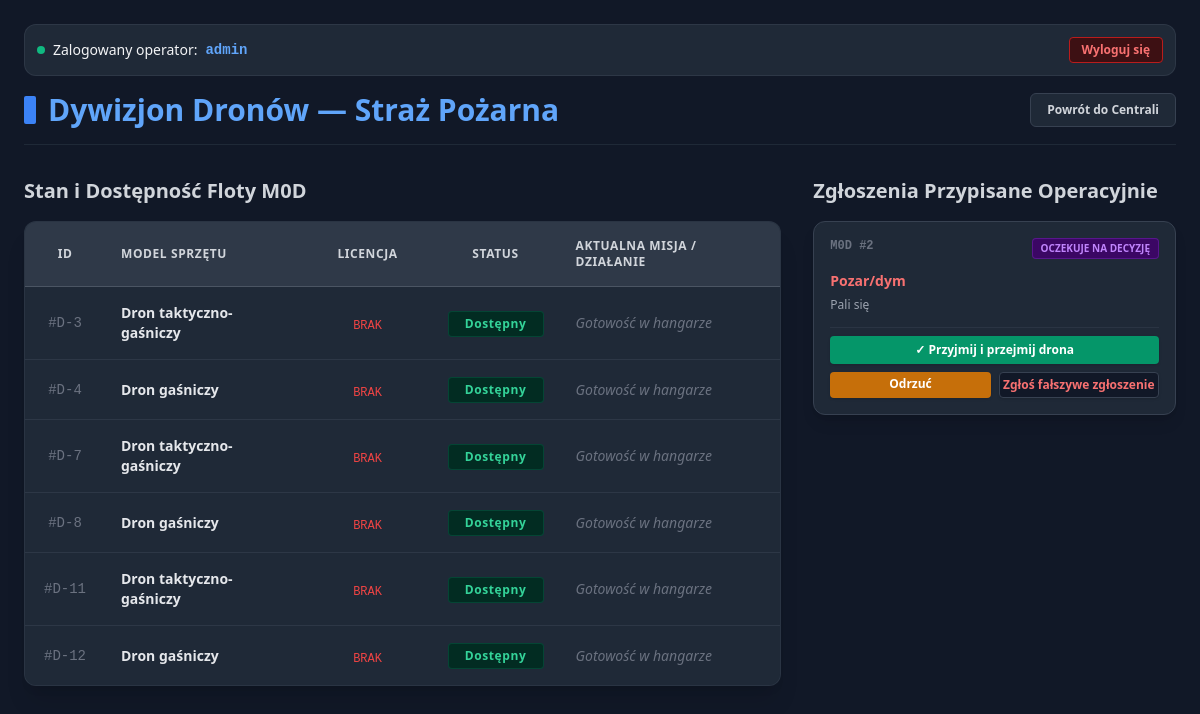
/sluzba/Straz_Pozarna (signed in), run on the app's committed database.
### models.py (models this page shows, shortened)
class User(db.Model):
    __tablename__ = 'users'
    id = db.Column(db.Integer, primary_key=True)
    username = db.Column(db.String(50), nullable=False, unique=True)
    password_hash = db.Column(db.String(128), nullable=False)
    role = db.Column(db.String(20), default='Operator', nullable=False)  # Administrator / Operator
    active = db.Column(db.Boolean, default=True, nullable=False)          # Status aktywności operatora
    permitted_categories = db.relationship('Drone_category', secondary=user_drone_permissions, backref=db.backref('permitted_operators', lazy='dynamic'))
    assignments = db.relationship('IncidentAssignment', backref='operator', lazy=True)

class Department(db.Model):
    __tablename__ = 'departments'
    id = db.Column(db.Integer, primary_key=True)
    name = db.Column(db.String(100), nullable=False, unique=True)
    categories = db.relationship('Drone_category', backref='department', lazy=True)
    assignments = db.relationship('IncidentAssignment', backref='department', lazy=True)

class Drone_category(db.Model):
    __tablename__ = 'drone_categories'
    id = db.Column(db.Integer, primary_key=True)
    model = db.Column(db.String(50), nullable=False, unique=True)
    department_id = db.Column(db.Integer, db.ForeignKey('departments.id'), nullable=False)
    description = db.Column(db.Text, nullable=True)
    instances = db.relationship('Drone', backref='category', lazy=True)

class Drone(db.Model):
    __tablename__ = 'drones'
    id = db.Column(db.Integer, primary_key=True)
    status = db.Column(db.String(20), default='Dostępny', nullable=False) # Dostępny / Niedostępny / Regeneracja
    category_id = db.Column(db.Integer, db.ForeignKey('drone_categories.id'), nullable=True)

class Incident(db.Model):
    __tablename__ = 'incidents'
    id = db.Column(db.Integer, primary_key=True)
    incident_type = db.Column(db.String(255), nullable=False)
    description = db.Column(db.Text, nullable=True)
    phonenumber = db.Column(db.String(20), nullable=True)
    lat = db.Column(db.Float, nullable=False)
    lng = db.Column(db.Float, nullable=False)
    created_at = db.Column(db.DateTime, default=datetime.now, nullable=False) # Kiedy przyszło zgłoszenie
    status = db.Column(db.String(40), default='Nowe', nullable=False)          # Nowe / Oczekuje na operatora / W akcji / Zamknięte / Anulowane (Troll)
    assignments = db.relationship('IncidentAssignment', backref='incident', lazy=True)

### oppanel/oppanel.py (the view)
@oppanel.route('/sluzba/<string:dept_name>')
@login_required
def panel_sluzby(dept_name):
    nazwy_mapowanie = {'Policja': 'Policja', 'Straz_Pozarna': 'Straż Pożarna', 'Pogotowie': 'Pogotowie Ratunkowe', 'Wojsko': 'Wojsko'}
    if current_user.role == 'Operator':
        username_lower = current_user.username.lower()
        wybrany_parametr = dept_name.lower().replace('_pozarna', '')
        if wybrany_parametr not in username_lower:
            return f"Brak uprawnień dostępu do panelu {dept_name} dla konta {current_user.username}! (403 Forbidden)", 403
    db_name = nazwy_mapowanie.get(dept_name)
    department = Department.query.filter_by(name=db_name).first_or_404()
    db.session.expire_all()
    uzytkownik_db = User.query.get(current_user.id)
    drony_sluzby = []
    for kategoria in department.categories:
        for dron in kategoria.instances:
            zadanie = "Gotowość w hangarze"
            inc_id = None
            aktywne_p = IncidentAssignment.query.filter_by(allocated_workers=dron.id).join(Incident).filter(Incident.status == 'W akcji').first()
            if dron.status == 'Niedostępny' and aktywne_p and aktywne_p.incident:
                zadanie = f"W locie: Zgłoszenie #{aktywne_p.incident.id}"
                inc_id = aktywne_p.incident.id
            drony_sluzby.append({
                'id': dron.id,
                'model': kategoria.model,
                'status': dron.status,
                'zadanie': zadanie,
                'incident_id': inc_id,
                'uprawniony': kategoria in uzytkownik_db.permitted_categories
            })
    akcje = Incident.query.join(IncidentAssignment).filter(
        IncidentAssignment.department_id == department.id,
        Incident.status == 'Oczekuje na decyzję'
    ).all()
    return render_template(
        'sluzba.html',
        department=department,
        drony=sorted(drony_sluzby, key=lambda x: x['id']),
        akcje=akcje,
        dept_url=dept_name
    )

### oppanel/login.py (called while the page is built)
@login_manager.user_loader
def load_user(user_id):
    user_obj = User.query.get(int(user_id))
    if user_obj and user_obj.active:
        return FlaskUser(user_obj)
    return None

### oppanel/templates/sluzba.html (shortened to what this page needs)
<!DOCTYPE html>
<html lang="pl">
<head>
    <script src="https://cdn.tailwindcss.com"></script>
</head>
<body class="bg-gray-900 text-gray-100 min-h-screen p-6 font-sans antialiased">
    <div class="max-w-7xl mx-auto">
        <div class="flex justify-between items-center mb-4 bg-gray-800 p-3 rounded-xl border border-gray-700/60 text-sm">
            <div class="flex items-center gap-2">
                <span class="w-2 h-2 rounded-full bg-emerald-500 animate-ping"></span>
                Zalogowany operator: <span class="text-blue-400 font-bold font-mono">{{ current_user.username }}</span>
            </div>
            <a href="/logout" class="bg-red-950/80 hover:bg-red-900 border border-red-700 text-red-400 text-xs font-semibold py-1 px-3 rounded transition">
                Wyloguj się
            </a>
        </div>
        <div class="flex justify-between items-center mb-8 border-b border-gray-800 pb-4">
            <h1 class="text-3xl font-extrabold text-blue-400 flex items-center gap-3">
                <span class="inline-block w-3 h-7 bg-blue-500 rounded-sm"></span>
                Dywizjon Dronów — {{ department.name }}
            </h1>
            {% if current_user.role == 'Admin' %}
            <a href="/panel" class="bg-gray-800 hover:bg-gray-700 text-gray-300 text-xs font-semibold py-2 px-4 rounded-md border border-gray-700 transition">
                Powrót do Centrali
            </a>
            {% endif %}
        </div>
        <div class="grid grid-cols-1 lg:grid-cols-3 gap-8">
            <div class="lg:col-span-2 space-y-4">
                <h2 class="text-xl font-bold text-gray-300 flex items-center gap-2 mb-2">
                    Stan i Dostępność Floty M0D
                </h2>
                <div class="bg-gray-800 rounded-xl shadow-xl border border-gray-700/50 overflow-hidden">
                    <table class="w-full text-left border-collapse">
                        <thead>
                            <tr class="bg-gray-700/70 text-gray-300 uppercase text-xs font-bold tracking-wider border-b border-gray-600">
                                <th class="p-4 w-20 text-center">ID</th>
                                <th class="p-4">Model Sprzętu</th>
                                <th class="p-4 w-32 text-center">Licencja</th>
                                <th class="p-4 w-32 text-center">Status</th>
                                <th class="p-4">Aktualna Misja / Działanie</th>
                            </tr>
                        </thead>
                        <tbody class="divide-y divide-gray-700/60 bg-gray-800/40">
                            {% for d in drony %}
                            <tr class="hover:bg-gray-750/30 transition duration-150">
                                <td class="p-4 font-mono text-center text-gray-500 text-sm">#D-{{ d.id }}</td>
                                <td class="p-4 text-sm font-semibold text-gray-200">{{ d.model }}</td>
                                <td class="p-4 text-center">
                                    {% if d.uprawniony %}
                                        <span class="text-emerald-400 text-xs font-bold font-mono">TAK</span>
                                    {% else %}
                                        <span class="text-red-500 text-xs font-mono">BRAK</span>
                                    {% endif %}
                                </td>
                                <td class="p-4 text-center">
                                    <span class="inline-block w-24 text-center px-2 py-1 rounded text-xs font-bold tracking-wider
                                        {% if d.status == 'Dostępny' %} bg-emerald-950 text-emerald-400 border border-emerald-800/50
                                        {% elif d.status == 'Regeneracja' %} bg-amber-950 text-amber-400 border border-amber-800/50 animate-pulse
                                        {% else %} bg-red-950 text-red-400 border border-red-800/50 {% endif %}">
                                        {{ d.status }}
                                    </span>
                                </td>
                                <td class="p-4 text-sm">
                                    {% if d.status == 'Niedostępny' and d.incident_id %}
                                        <div class="flex items-center justify-between gap-4">
                                            <span class="text-purple-400 font-medium">{{ d.zadanie }}</span>
                                            <a href="/sluzba/zakoncz-misje/{{ dept_url }}/{{ d.id }}/{{ d.incident_id }}"
                                               class="bg-red-600 hover:bg-red-700 text-white text-[11px] font-bold px-2.5 py-1 rounded transition shadow">
                                                ✕ Sprowadź i ląduj
                                            </a>
                                        </div>
                                    {% else %}
                                        <span class="text-gray-500 italic">{{ d.zadanie }}</span>
                                    {% endif %}
                                </td>
                            </tr>
                            {% else %}
                            <tr>
                                <td colspan="5" class="p-8 text-center text-gray-500 text-sm">Brak zarejestrowanych dronów w tym dziale.</td>
                            </tr>
                            {% endfor %}
                        </tbody>
                    </table>
                </div>
            </div>
            <div class="space-y-4">
                <h2 class="text-xl font-bold text-gray-300 flex items-center gap-2 mb-2">
                    Zgłoszenia Przypisane Operacyjnie
                </h2>
                <div class="space-y-3">
                    {% for akcja in akcje %}
                    <div class="bg-gray-800 p-4 rounded-xl border border-gray-700 shadow-lg space-y-3">
                        <div class="flex justify-between items-start">
                            <span class="text-xs font-bold font-mono text-gray-500">M0D #{{ akcja.id }}</span>
                            <span class="px-2 py-0.5 rounded text-[10px] font-bold uppercase
                                {% if akcja.status == 'Oczekuje na decyzję' %} bg-purple-950 text-purple-400 border border-purple-800/60
                                {% else %} bg-amber-950 text-amber-400 border border-amber-800/60 animate-pulse {% endif %}">
                                {{ akcja.status }}
                            </span>
                        </div>
                        <div>
                            <h4 class="text-sm font-bold text-red-400">{{ akcja.incident_type }}</h4>
                            <p class="text-xs text-gray-400 mt-1 leading-relaxed">{{ akcja.description }}</p>
                        </div>
                        {% if akcja.status == 'Oczekuje na decyzję' %}
                        <div class="pt-2 border-t border-gray-700/50 flex flex-col gap-2">
                            <a href="/sluzba/decyzja/przyjmij/{{ dept_url }}/{{ akcja.id }}"
                               class="w-full bg-emerald-600 hover:bg-emerald-700 text-white font-bold py-1.5 rounded text-xs text-center transition shadow">
                                ✓ Przyjmij i przejmij drona
                            </a>
                            <div class="grid grid-cols-2 gap-2">
                                <a href="/sluzba/decyzja/odrzuc/{{ dept_url }}/{{ akcja.id }}"
                                   class="bg-amber-600/90 hover:bg-amber-600 text-white font-semibold py-1 rounded text-xs text-center transition shadow">
                                    Odrzuć
                                </a>
                                <a href="/sluzba/decyzja/troll/{{ dept_url }}/{{ akcja.id }}"
                                   class="bg-gray-900 hover:bg-red-950 text-red-400 font-semibold py-1 rounded text-xs text-center transition border border-gray-700 shadow">
                                    Zgłoś fałszywe zgłoszenie
                                </a>
                            </div>
                        </div>
                        {% else %}
                        <div class="text-[11px] text-gray-500 italic pt-1">
                            Misja realizowana w terenie przez operatora.
                        </div>
                        {% endif %}
                    </div>
                    {% else %}
                    <div class="bg-gray-800/40 p-8 text-center text-gray-600 rounded-xl border border-gray-800 text-sm italic">
                        Brak aktywnych lub oczekujących zgłoszeń w sektorze.
                    </div>
                    {% endfor %}
                </div>
            </div>
        </div>
    </div>
</body>
</html>

### data on the page
User: username "admin"
Department: name "Straż Pożarna"
Drone_category: model "Dron taktyczno-gaśniczy" "Dron taktyczno-gaśniczy" "Dron taktyczno-gaśniczy"
Drone: status "Dostępny"
Drone_category: model "Dron gaśniczy" "Dron gaśniczy" "Dron gaśniczy"
Drone: status "Dostępny"
Drone: status "Dostępny"
Drone: status "Dostępny"
Drone: status "Dostępny"
Drone: status "Dostępny"
Incident: id "2", status "OCZEKUJE NA DECYZJĘ", incident_type "Pozar/dym", description "Pali się"

### other printed values
{{ d.id }} "3" "4" "7" "8" "11" "12"
{{ d.zadanie }} "Gotowość w hangarze" "Gotowość w hangarze" "Gotowość w hangarze" "Gotowość w hangarze" "Gotowość w hangarze" "Gotowość w hangarze"
